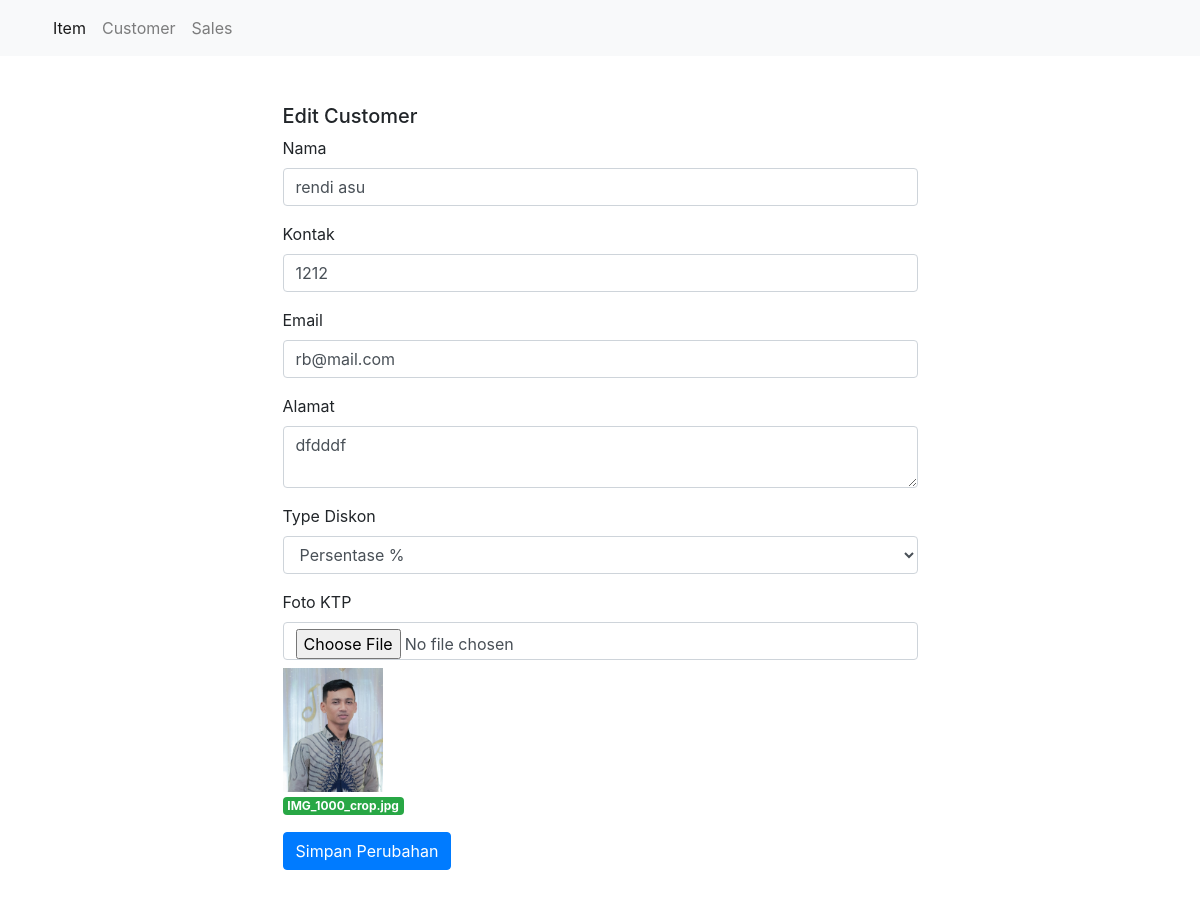
The app's page /customer/edit/2, older data.
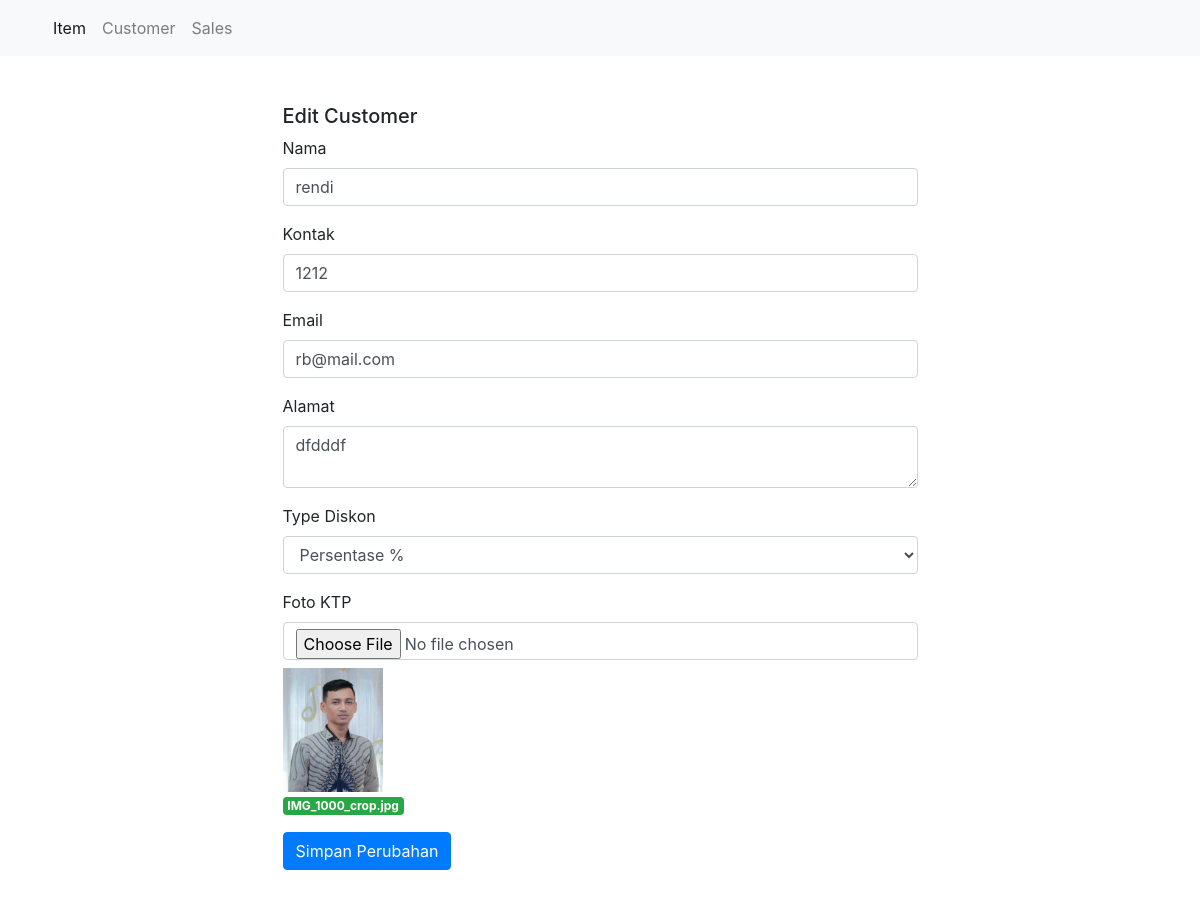
The same page, newer data.
### tables this page shows
CREATE TABLE `customer` (
  `id` int(11) NOT NULL,
  `nama` varchar(126) NOT NULL,
  `kontak` varchar(126) NOT NULL,
  `email` varchar(126) NOT NULL,
  `alamat` text NOT NULL,
  `type_diskon` char(126) NOT NULL,
  `foto_ktp` varchar(126) NOT NULL
);

### application/controllers/Customer.php (called while the page is built, shortened)
<?php
class Customer extends CI_Controller
{
    public function __construct()
    {
        $this->load->model('Customer_model');
    }
    public function edit($id)
    {
        $this->form_validation->set_rules('nama', 'Nama', 'trim|required');
        $this->form_validation->set_rules('kontak', 'Kontak', 'trim|required');
        $this->form_validation->set_rules('email', 'Email', 'trim|required');
        $this->form_validation->set_rules('alamat', 'Alamat', 'trim|required');
        $this->form_validation->set_rules('type_diskon', 'Tipe Diskon', 'trim|required');
        $id_o       = $this->input->post('id');
        $old_data   = $this->Customer_model->get_data_by_id($id_o);
        if ($this->form_validation->run()) {
            if (isset($_FILES['foto_ktp']['name']) || $old_data['foto_ktp']) {
                $config['upload_path']   = './uploads/customer/';
                $config['allowed_types'] = 'jpg|png|jpeg';
                $config['overwrite']     = true;
                $config['size']          = 2000;
                $this->load->library('upload', $config);
                if ($this->upload->do_upload('foto_ktp')) {
                    $data   = $this->upload->data();
                }
                $params = [
                    'nama'            => $this->input->post('nama'),
                    'kontak'          => $this->input->post('kontak'),
                    'email'           => $this->input->post('email'),
                    'alamat'          => $this->input->post('alamat'),
                    'type_diskon'     => $this->input->post('type_diskon'),
                    'foto_ktp'        => isset($data['file_name']) ? $data['file_name'] : $old_data['foto_ktp']
                ];
                $this->Customer_model->update($id_o, $params);
                $this->session->set_flashdata('success', 'Sukses Merubah Data');
                redirect('customer', 'refresh');
            }
        } else {
            $data['content'] = 'admin/customer/edit';
            $data['title']   = 'Edit Customer';
            $data['customer'] = $this->Customer_model->get_data($id);
            $this->load->view('admin/template/index', $data);
        }
    }
}

### index.php (called while the page is built, shortened)
<?php
require_once BASEPATH.'core/CodeIgniter.php';

### application/models/Customer_model.php (called while the page is built, shortened)
<?php
class Customer_model extends CI_Model
{
    public function get_data($id)
    {
        return $this->db->get_where('customer', ['id' => $id])->row_array();
    }
}

### application/views/admin/customer/edit.php (the view, shortened to what this page needs)
<div class="container">
    <div class="my-5">
        <div class="row">
            <div class="col-12 col-md-7 mx-auto">
                <h5><?= $title; ?></h5>
                <form action="" method="POST" enctype="multipart/form-data">
                    <div class="form-group">
                        <label for="">Nama</label>
                        <input type="text" name="nama" value="<?= isset($customer['nama']) ? $customer['nama'] : set_value('nama');?>" class="form-control">
                    </div>
                    <div class="form-group">
                        <label for="">Kontak</label>
                        <input type="text" name="kontak" class="form-control" value="<?= isset($customer['kontak']) ? $customer['kontak'] : set_value('kontak');?>">
                    </div>
                    <div class="form-group">
                        <label for="">Email</label>
                        <input type="email" name="email" class="form-control" value="<?= isset($customer['email']) ? $customer['email'] : set_value('email');?>">
                    </div>
                    <div class="form-group">
                        <label for="">Alamat</label>
                        <textarea name="alamat" class="form-control" rows="2"><?= isset($customer['alamat']) ? $customer['alamat'] : set_value('alamat');?></textarea>
                    </div>
                    <div class="form-group">
                        <label for="">Type Diskon</label>
                        <select name="type_diskon" class="form-control">
                            <option value="1" <?=$customer==1 ? 'selected' : '';?> >Persentase %</option>
                        </select>
                    </div>
                    <div class="form-group">
                        <label for="">Foto KTP</label>
                        <input type="file" name="foto_ktp" class="form-control">
                        <img src="<?=base_url('uploads/customer/'.$customer['foto_ktp']);?>" class="mt-2" width="100" alt=""> <br>
                        <span class="badge badge-success"><?= $customer['foto_ktp'];?></span>
                    </div>
                    <div class="form-group">
                        <button type="submit" class="btn btn-primary">Simpan Perubahan</button>
                    </div>
                </form>
            </div>
        </div>
    </div>
</div>

Row changes from the older to the newer data that the page shows:
changed customer "IMG_1000_crop.jpg": nama "rendi asu" → "rendi"
